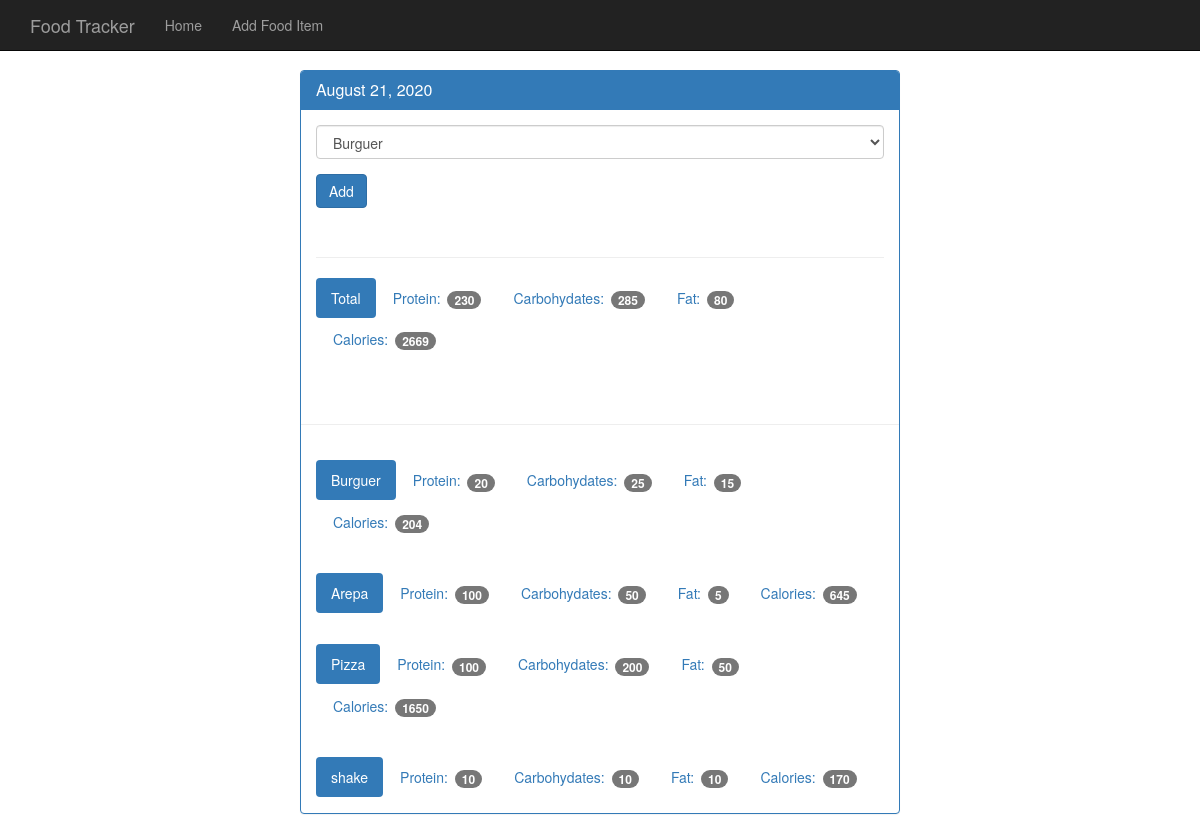
The app's page /view/20200821 with its own data.
### tables this page shows
CREATE TABLE food (
    id integer primary key autoincrement,
    name text not null,
    protein integer not null,
    carbohydrates integer not null,
    fat integer not null,
    calories integer not null
);

### FoodTracker.py (the view)
@app.route('/view/<date>', methods=['GET', 'POST'] )
def view(date):
    db = get_db()
    cur = db.execute('select id,entry_date from log_date WHERE entry_date = ?', [date])
    date_result = cur.fetchone()
    if request.method=='POST':
        db.execute('INSERT INTO food_date (food_id, log_date_id) values (?, ?)', [request.form['food-select'], date_result['id']])
        db.commit()
    d = datetime.strptime(str(date_result['entry_date']), '%Y%m%d')
    pretty_date = datetime.strftime(d, '%B %d, %Y')
    food_cur = db.execute('SELECT id,name FROM food')
    food_results = food_cur.fetchall()
    log_cur = db.execute('''SELECT food.name, food.protein, food.carbohydrates, food.fat, food.calories
                            from log_date
                            join food_date on food_date.log_date_id = log_date.id
                            join food on food.id = food_date.food_id where log_date.entry_date = ?''',[date])
    log_results = log_cur.fetchall()
    totals = {}
    totals['protein']= 0
    totals['carbohydrates'] = 0
    totals['fat'] = 0
    totals['calories']= 0
    for food in log_results:
        totals['protein']+= food['protein']
        totals['carbohydrates']+= food['carbohydrates']
        totals['fat']+= food['fat']
        totals['calories']+= food['calories']
    return render_template("day.html", entry_date = date_result['entry_date'], pretty_date=pretty_date, food_results= food_results, log_results=log_results, totals= totals)

### FoodTracker.py (called while the page is built)
def connect_db():
    sql = sqlite3.connect('D:/Estudio/Front-end/The Ultimate Flask Course/The Ultimate Flask Course/FoodTracker/food_log.db')
    sql.row_factory = sqlite3.Row
    return sql

def get_db():
    if not hasattr(g, 'sqlite3_db'):
        g.sqlite_db = connect_db()
    return g.sqlite_db

### templates/day.html
{% extends "base.html" %}
{% block body %}
  <body>
    <nav class="navbar navbar-inverse navbar-fixed-top">
      <div class="container">
        <div class="navbar-header">
          <a class="navbar-brand" href="{{ url_for('index') }}">Food Tracker</a>
        </div>
        <div id="navbar" class="navbar-collapse collapse">
          <ul class="nav navbar-nav">
            <li><a href="{{ url_for('index') }}">Home</a></li>
            <li><a href="{{ url_for('food') }}">Add Food Item</a></li>
          </ul>
        </div>
      </div>
    </nav>
    <div class="container theme-showcase col-sm-6 col-sm-offset-3" role="main">
      <div class="row">
        <div>
          <div class="panel panel-primary">
            <div class="panel-heading">
              <h3 class="panel-title">{{ pretty_date }}</h3>
            </div>
            <div class="panel-body">
              <form method="POST" action="{{ url_for('view', date= entry_date) }}">
                <div class="form-group">
                  <select class="form-control" name="food-select">
                      {% for food in food_results %}
                    <option value={{ food.id }}>{{ food.name }}</option>
                      {% endfor %}
                  </select>
                </div>
                <button type="submit" class="btn btn-primary">Add</button>
              </form>
              <div class="page-header"></div>
              <ul class="nav nav-pills" role="tablist">
                <li class="active"><a>Total</a></li>
                <li><a>Protein: <span class="badge">{{ totals.protein }}</span></a></li>
                <li><a>Carbohydates: <span class="badge">{{ totals.carbohydrates }}</span></a></li>
                <li><a>Fat: <span class="badge">{{ totals.fat }}</span></a></li>
                <li><a>Calories: <span class="badge">{{ totals.calories }}</span></a></li>
              </ul>
            </div>
            <div class="page-header"></div>
            {% for food in log_results %}
            <div class="panel-body">
              <ul class="nav nav-pills" role="tablist">
                <li class="active"><a>{{ food.name }}</a></li>
                <li><a>Protein: <span class="badge">{{ food.protein }}</span></a></li>
                <li><a>Carbohydates: <span class="badge">{{ food.carbohydrates }}</span></a></li>
                <li><a>Fat: <span class="badge">{{ food.fat }}</span></a></li>
                <li><a>Calories: <span class="badge">{{ food.calories }}</span></a></li>
              </ul>
            </div>
          {% endfor %}
          </div>
        </div>
      </div>
    </div>
  </body>
{% endblock %}

### templates/base.html (shortened to what this page needs)
<!DOCTYPE html>
<html lang="en">
  <head>
    <link href="{{url_for('static', filename='bootstrap.min.css')}}" rel="stylesheet">
    <link href="{{url_for('static', filename='theme.css')}}" rel="stylesheet">
  </head>
  <body>
    {% block body  %} {% endblock %}
  </body>
</html>

### static/theme.css (style rules this page uses)
body { padding-top: 70px; padding-bottom: 30px; }

### records on screen
food: name "Burguer", protein "20", carbohydrates "25", fat "15", calories "204"
food: name "Arepa", protein "100", carbohydrates "50", fat "5", calories "645"
food: name "Pizza", protein "100", carbohydrates "200", fat "50", calories "1650"
food: name "shake", protein "10", carbohydrates "10", fat "10", calories "170"

### other values on screen
{{ pretty_date }} "August 21, 2020"
{{ totals.protein }} "230"
{{ totals.carbohydrates }} "285"
{{ totals.fat }} "80"
{{ totals.calories }} "2669"
form field food-select "Burguer"
